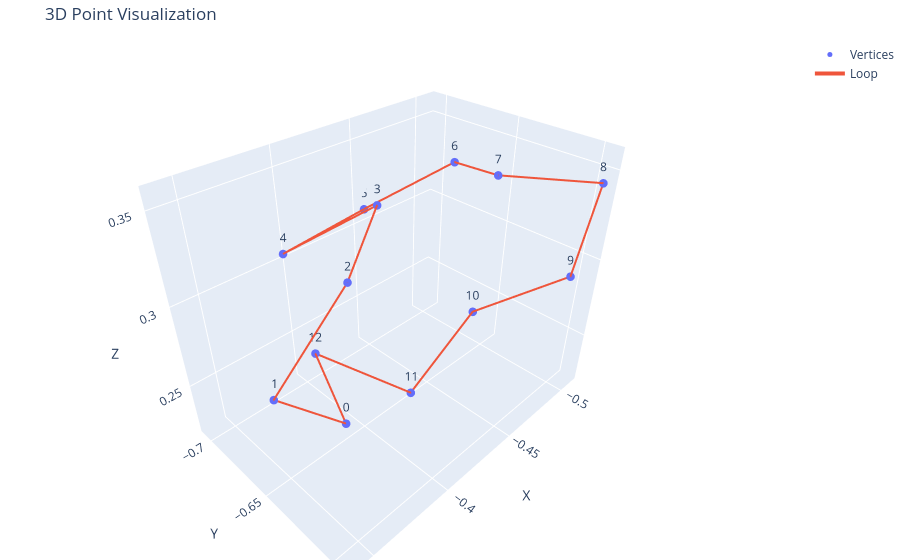

Source (notebook cell):
### Code cell
import plotly.graph_objects as go

points = [
    (-0.379012, -0.639701, 0.242258),
    (-0.34022,  -0.638015, 0.286329),
    (-0.3774,   -0.630688, 0.331206),
    (-0.425542, -0.663866, 0.336821),
    (-0.396331, -0.703951, 0.30536),
    (-0.454915, -0.706342, 0.308841),
    (-0.484126, -0.666257, 0.340301),
    (-0.455665, -0.617702, 0.357106),
    (-0.507579, -0.593349, 0.344387),
    (-0.509518, -0.602009, 0.286325),
    (-0.480267, -0.643312, 0.25652),
    (-0.43338,  -0.647297, 0.221368),
    (-0.402869, -0.693365, 0.241286),
]

x, y, z = zip(*points)

fig = go.Figure()

# Points
fig.add_trace(go.Scatter3d(
    x=x, y=y, z=z,
    mode='markers+text',
    text=[str(i) for i in range(len(points))],
    textposition='top center',
    marker=dict(size=5),
    name='Vertices'
))

# Connect points in order
fig.add_trace(go.Scatter3d(
    x=x + (x[0],),
    y=y + (y[0],),
    z=z + (z[0],),
    mode='lines',
    line=dict(width=4),
    name='Loop'
))

fig.update_layout(
    title="3D Point Visualization",
    scene=dict(
        xaxis_title="X",
        yaxis_title="Y",
        zaxis_title="Z",
        aspectmode='data'
    ),
    margin=dict(l=0, r=0, b=0, t=40)
)

fig.show()

### Figure 1 — Plotly figure (JSON) as saved in the notebook; plotly's stock layout.template omitted (floating-point values rounded to 4 significant figures)
{"data": [{"marker": {"size": 5}, "mode": "markers+text", "name": "Vertices", "text": ["0", "1", "2", "3", "4", "5", "6", "7", "8", "9", "10", "11", "12"], "textposition": "top center", "type": "scatter3d", "x": [-0.379, -0.3402, -0.3774, -0.4255, -0.3963, -0.4549, -0.4841, -0.4557, -0.5076, -0.5095, -0.4803, -0.4334, -0.4029], "y": [-0.6397, -0.638, -0.6307, -0.6639, -0.704, -0.7063, -0.6663, -0.6177, -0.5933, -0.602, -0.6433, -0.6473, -0.6934], "z": [0.2423, 0.2863, 0.3312, 0.3368, 0.3054, 0.3088, 0.3403, 0.3571, 0.3444, 0.2863, 0.2565, 0.2214, 0.2413]}, {"line": {"width": 4}, "mode": "lines", "name": "Loop", "type": "scatter3d", "x": [-0.379, -0.3402, -0.3774, -0.4255, -0.3963, -0.4549, -0.4841, -0.4557, -0.5076, -0.5095, -0.4803, -0.4334, -0.4029, -0.379], "y": [-0.6397, -0.638, -0.6307, -0.6639, -0.704, -0.7063, -0.6663, -0.6177, -0.5933, -0.602, -0.6433, -0.6473, -0.6934, -0.6397], "z": [0.2423, 0.2863, 0.3312, 0.3368, 0.3054, 0.3088, 0.3403, 0.3571, 0.3444, 0.2863, 0.2565, 0.2214, 0.2413, 0.2423]}], "layout": {"margin": {"b": 0, "l": 0, "r": 0, "t": 40}, "scene": {"aspectmode": "data", "xaxis": {"title": {"text": "X"}}, "yaxis": {"title": {"text": "Y"}}, "zaxis": {"title": {"text": "Z"}}}, "title": {"text": "3D Point Visualization"}}}
